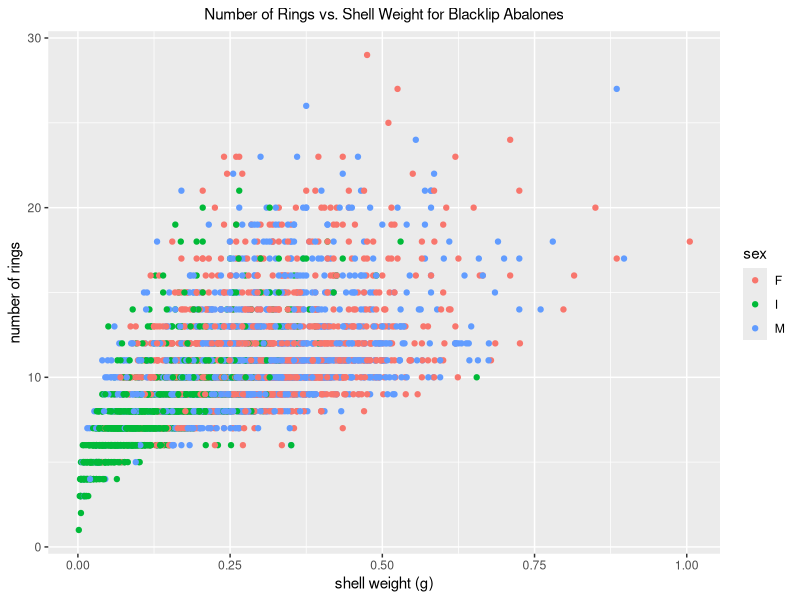
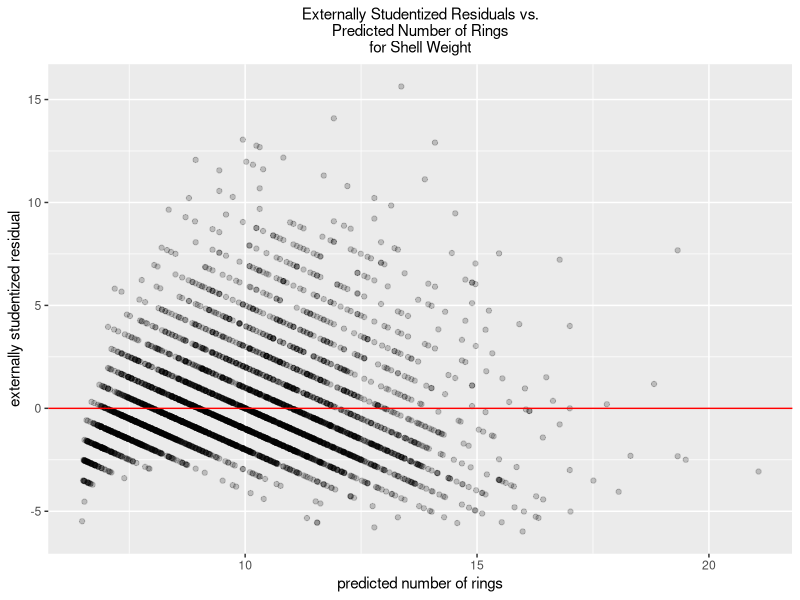
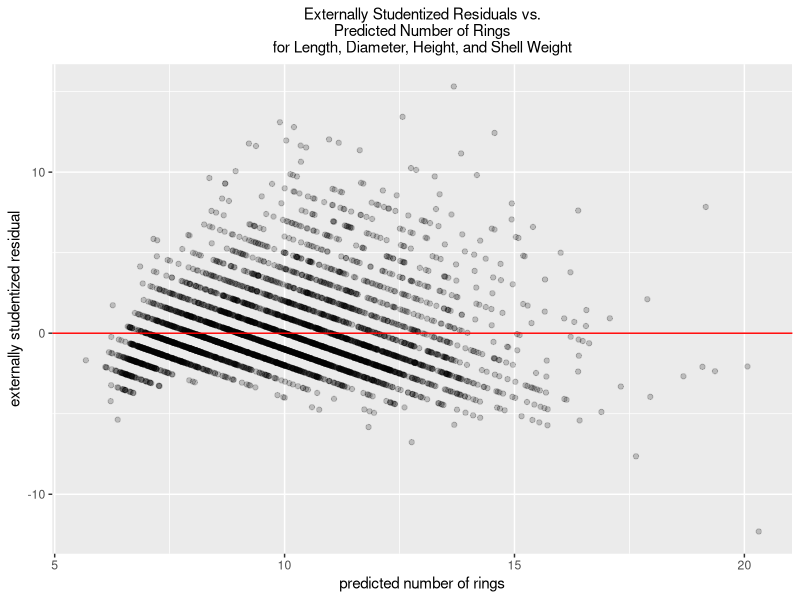
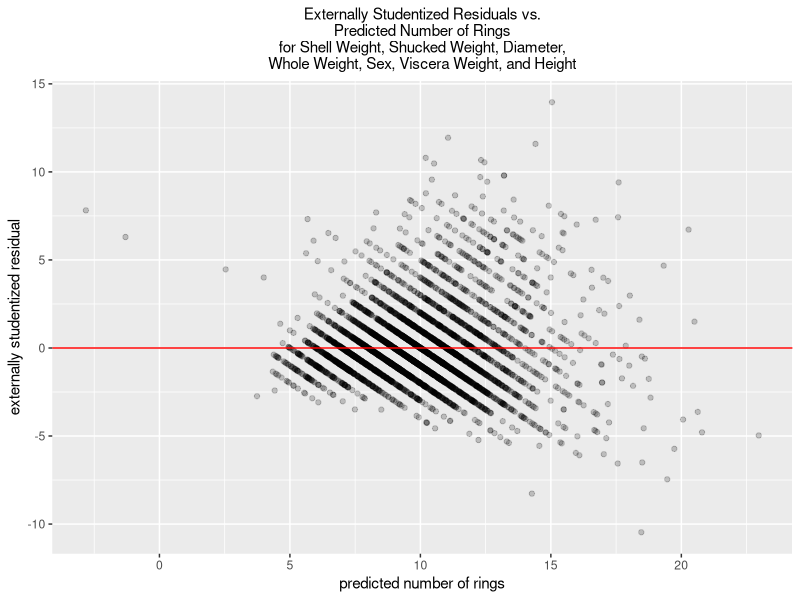
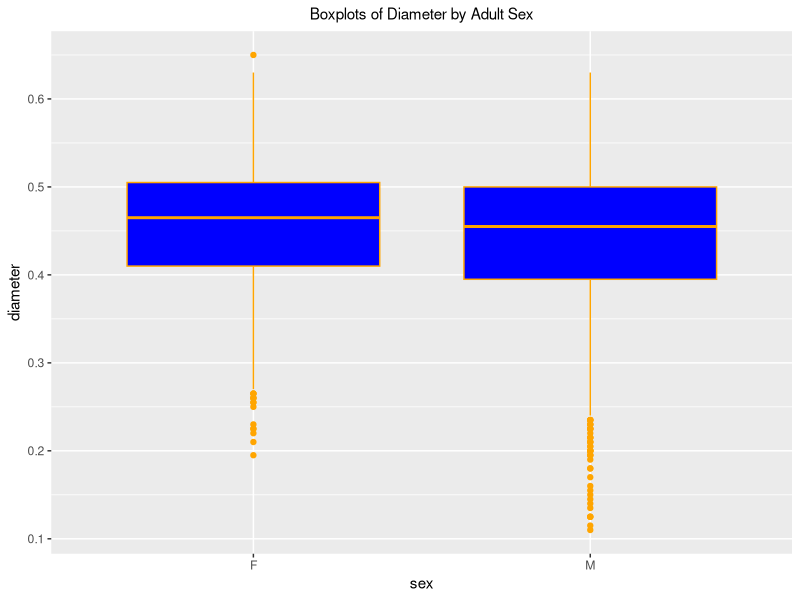
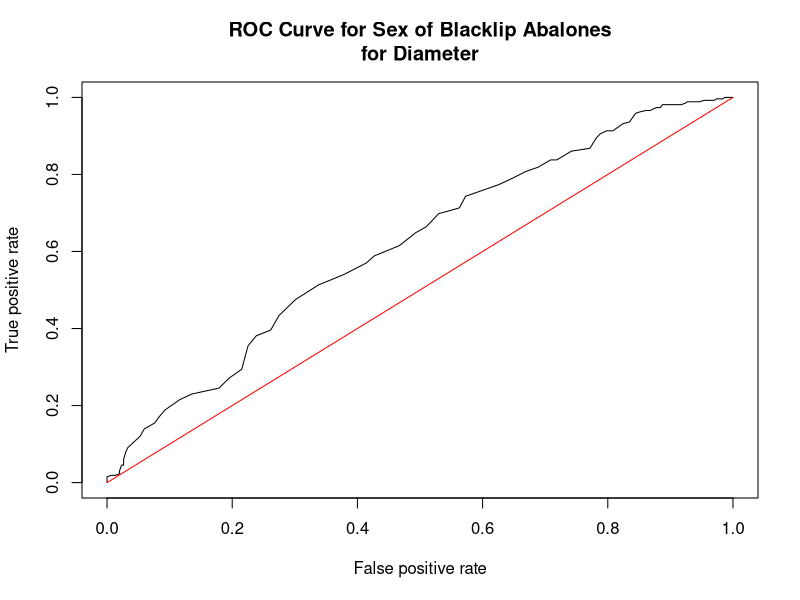
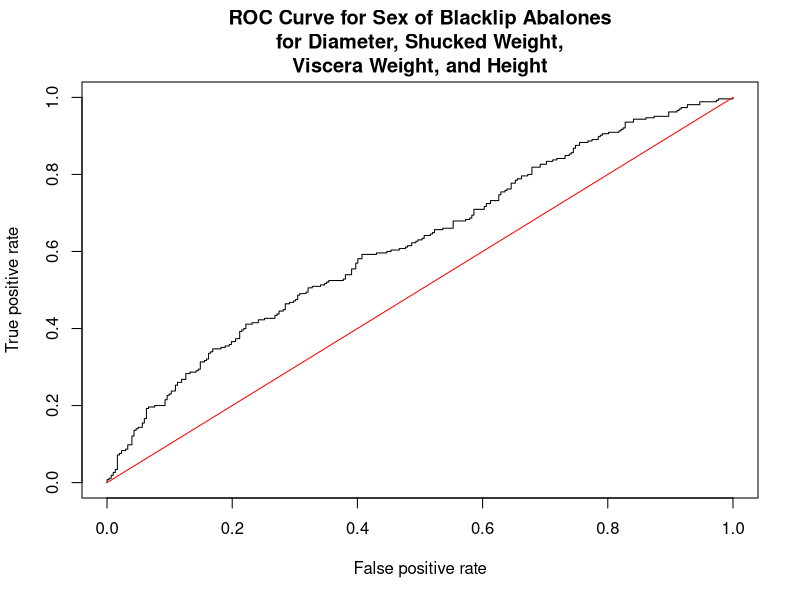

R code for these plots, in order:
## ---- chunk 1
library(dplyr)
data_set <- read.csv('Data_Set--Abalones--With_Column_Names.csv', header = TRUE)
data_set_for_males_and_females <- data_set %>% filter(sex == 'M' | sex == 'F')
## ---- chunk 2
library(ggplot2)
ggplot(data_set, aes(x = shell_weight, y = rings, color = sex)) +
    geom_point() +
    labs(
        title = "Number of Rings vs. Shell Weight for Blacklip Abalones",
        x = "shell weight (g)",
        y = "number of rings"
    ) +
    theme(
        plot.title = element_text(hjust = 0.5, size = 11),
        axis.text.x = element_text(angle = 0)
    )
## ---- chunk 3
linear_model <- lm(rings ~ shell_weight, data = data_set)
ggplot(
    data.frame(
        externally_studentized_residuals = linear_model$residuals,
        predicted_rings = linear_model$fitted.values
    ),
    aes(x = predicted_rings, y = externally_studentized_residuals)
) +
    geom_point(alpha = 0.2) +
    geom_hline(yintercept = 0, color = "red") +
    labs(
        x = "predicted number of rings",
        y = "externally studentized residual",
        title = "Externally Studentized Residuals vs.\nPredicted Number of Rings\nfor Shell Weight"
    ) +
theme(
    plot.title = element_text(hjust = 0.5, size = 11),
    axis.text.x = element_text(angle = 0)
)
## ---- chunk 4
linear_model <- lm(rings ~ length + diameter + height + shell_weight, data = data_set)
ggplot(
    data.frame(
        externally_studentized_residuals = linear_model$residuals,
        predicted_rings = linear_model$fitted.values
    ),
    aes(x = predicted_rings, y = externally_studentized_residuals)
) +
    geom_point(alpha = 0.2) +
    geom_hline(yintercept = 0, color = "red") +
    labs(
        x = "predicted number of rings",
        y = "externally studentized residual",
        title = "Externally Studentized Residuals vs.\nPredicted Number of Rings\nfor Length, Diameter, Height, and Shell Weight"
    ) +
theme(
    plot.title = element_text(hjust = 0.5, size = 11),
    axis.text.x = element_text(angle = 0)
)
## ---- chunk 5
linear_model <- lm(rings ~ shell_weight + shucked_weight + diameter + whole_weight + sex + viscera_weight + height, data = data_set)
ggplot(
    data.frame(
        externally_studentized_residuals = linear_model$residuals,
        predicted_rings = linear_model$fitted.values
    ),
    aes(x = predicted_rings, y = externally_studentized_residuals)
) +
    geom_point(alpha = 0.2) +
    geom_hline(yintercept = 0, color = "red") +
    labs(
        x = "predicted number of rings",
        y = "externally studentized residual",
        title = "Externally Studentized Residuals vs.\nPredicted Number of Rings\nfor Shell Weight, Shucked Weight, Diameter,\nWhole Weight, Sex, Viscera Weight, and Height"
    ) +
theme(
    plot.title = element_text(hjust = 0.5, size = 11),
    axis.text.x = element_text(angle = 0)
)
## ---- chunk 6
ggplot(data_set_for_males_and_females, aes(x = sex, y = diameter)) +
    geom_boxplot(fill = "Blue", color = "Orange") +
    labs(
        y = "diameter",
        title = "Boxplots of Diameter by Adult Sex"
    ) +
    theme(
        plot.title = element_text(hjust = 0.5, size = 11),
    )
## ---- chunk 7
library(ROCR)
data_set_for_males_and_females <-
    data_set %>%
    filter(sex == 'M' | sex == 'F') %>%
    mutate(sex = replace(sex, sex == 'M', 0)) %>%
    mutate(sex = replace(sex, sex == 'F', 1))
data_set_for_males_and_females$sex <- as.numeric(data_set_for_males_and_females$sex)
set.seed(0)
sample <- sample.int(nrow(data_set_for_males_and_females), floor(0.8*nrow(data_set_for_males_and_females)), replace = FALSE)
training_data_set <- data_set_for_males_and_females[sample, ]
testing_data_set <- data_set_for_males_and_females[-sample, ]
logistic_model <- glm(sex ~ diameter, data = training_data_set, family = "binomial")
predictions <- predict(logistic_model, newdata = testing_data_set, type = "response")
prediction_object <- prediction(predictions, testing_data_set$sex)
ROC_curve <- performance(prediction_object, measure = "tpr", x.measure = "fpr")
plot(ROC_curve, main = "ROC Curve for Sex of Blacklip Abalones\nfor Diameter")
lines(x = c(0, 1), y = c(0, 1), col = "red")
## ---- chunk 8
logistic_model <- glm(sex ~ diameter + shucked_weight + viscera_weight + height, data = training_data_set, family = "binomial")
predictions <- predict(logistic_model, newdata = testing_data_set, type = "response")
prediction_object <- prediction(predictions, testing_data_set$sex)
ROC_curve <- performance(prediction_object, measure = "tpr", x.measure = "fpr")
plot(ROC_curve, main = "ROC Curve for Sex of Blacklip Abalones\nfor Diameter, Shucked Weight,\nViscera Weight, and Height")
lines(x = c(0, 1), y = c(0, 1), col = "red")
